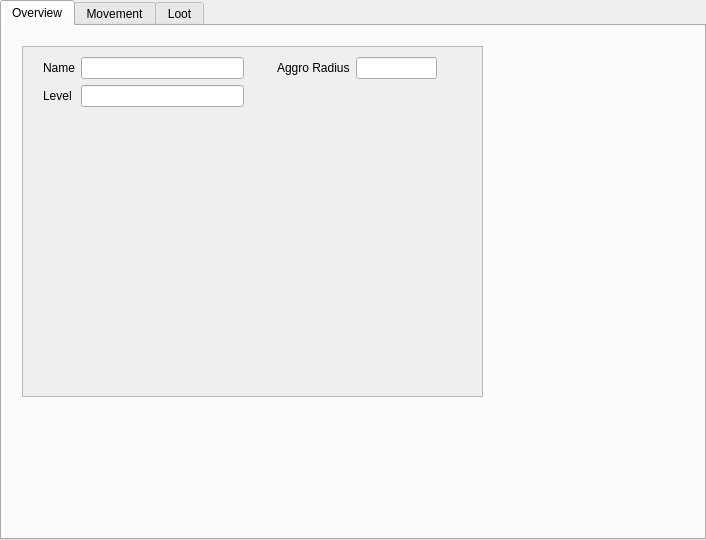
<?xml version="1.0" encoding="UTF-8"?>
<ui version="4.0">
 <class>CreatureModifier</class>
 <widget class="QTabWidget" name="CreatureModifier">
  <property name="geometry">
   <rect>
    <x>0</x>
    <y>0</y>
    <width>706</width>
    <height>540</height>
   </rect>
  </property>
  <property name="windowTitle">
   <string>TabWidget</string>
  </property>
  <property name="currentIndex">
   <number>0</number>
  </property>
  <widget class="QWidget" name="widget">
   <attribute name="title">
    <string>Overview</string>
   </attribute>
   <widget class="QScrollArea" name="scrollArea">
    <property name="geometry">
     <rect>
      <x>20</x>
      <y>20</y>
      <width>461</width>
      <height>351</height>
     </rect>
    </property>
    <property name="widgetResizable">
     <bool>true</bool>
    </property>
    <widget class="QWidget" name="scrollAreaWidgetContents">
     <property name="geometry">
      <rect>
       <x>0</x>
       <y>0</y>
       <width>459</width>
       <height>349</height>
      </rect>
     </property>
     <widget class="QWidget" name="gridLayoutWidget_2">
      <property name="geometry">
       <rect>
        <x>10</x>
        <y>0</y>
        <width>441</width>
        <height>341</height>
       </rect>
      </property>
      <layout class="QGridLayout" name="gridLayout_2">
       <property name="sizeConstraint">
        <enum>QLayout::SetMinimumSize</enum>
       </property>
       <item row="1" column="1">
        <widget class="QWidget" name="widget_7" native="true"/>
       </item>
       <item row="0" column="1">
        <widget class="QWidget" name="widget_5" native="true">
         <widget class="QWidget" name="formLayoutWidget_2">
          <property name="geometry">
           <rect>
            <x>20</x>
            <y>10</y>
            <width>160</width>
            <height>80</height>
           </rect>
          </property>
          <layout class="QFormLayout" name="formLayout_2">
           <item row="0" column="0">
            <widget class="QLabel" name="aggroRadiusLabel">
             <property name="text">
              <string>Aggro Radius</string>
             </property>
            </widget>
           </item>
           <item row="0" column="1">
            <widget class="QLineEdit" name="aggroRadiusLineEdit"/>
           </item>
          </layout>
         </widget>
        </widget>
       </item>
       <item row="1" column="0">
        <widget class="QWidget" name="widget_6" native="true"/>
       </item>
       <item row="2" column="0">
        <widget class="QWidget" name="widget_8" native="true"/>
       </item>
       <item row="2" column="1">
        <widget class="QWidget" name="widget_9" native="true"/>
       </item>
       <item row="0" column="0">
        <widget class="QWidget" name="widget_4" native="true">
         <widget class="QWidget" name="formLayoutWidget">
          <property name="geometry">
           <rect>
            <x>10</x>
            <y>10</y>
            <width>201</width>
            <height>91</height>
           </rect>
          </property>
          <layout class="QFormLayout" name="formLayout">
           <item row="0" column="0">
            <widget class="QLabel" name="nameLabel">
             <property name="text">
              <string>Name</string>
             </property>
            </widget>
           </item>
           <item row="0" column="1">
            <widget class="QLineEdit" name="nameLineEdit"/>
           </item>
           <item row="1" column="0">
            <widget class="QLabel" name="levelLabel">
             <property name="text">
              <string>Level</string>
             </property>
            </widget>
           </item>
           <item row="1" column="1">
            <widget class="QLineEdit" name="levelLineEdit"/>
           </item>
          </layout>
         </widget>
        </widget>
       </item>
      </layout>
     </widget>
    </widget>
   </widget>
  </widget>
  <widget class="QWidget" name="widget_2">
   <attribute name="title">
    <string>Movement</string>
   </attribute>
  </widget>
  <widget class="QWidget" name="widget_3">
   <attribute name="title">
    <string>Loot</string>
   </attribute>
  </widget>
 </widget>
 <resources/>
 <connections/>
</ui>
